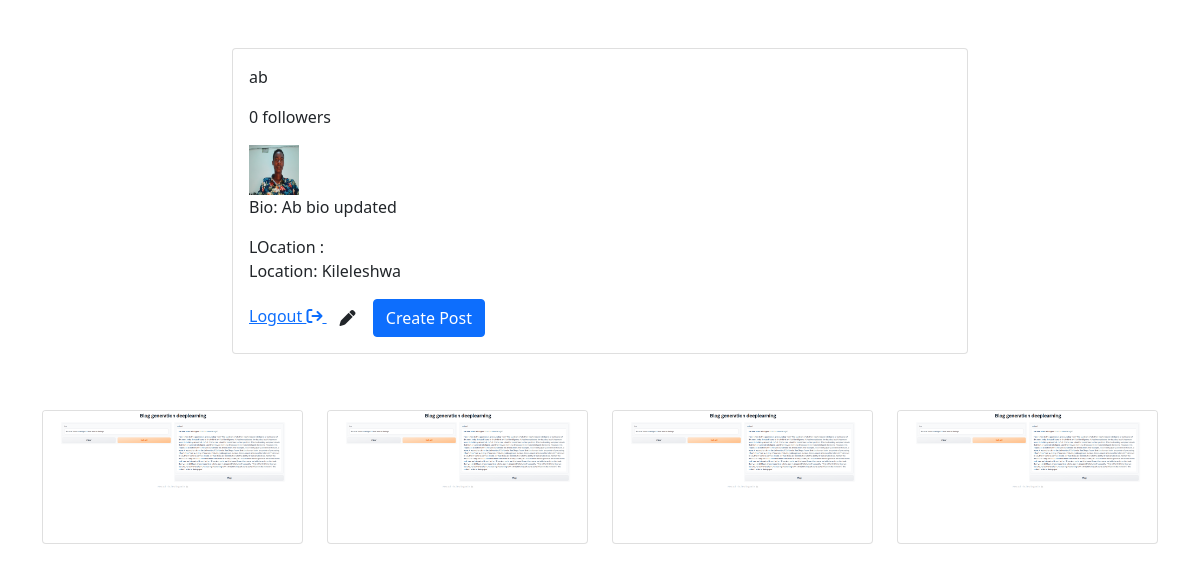
Screenshot of /profile/8/ (signed in) with the database file from the repository.
### users/models.py (models this page shows, shortened)
class Profile(models.Model):
    user = models.OneToOneField(User, on_delete=models.CASCADE, related_name='profile')
    image = models.FileField(upload_to='profile/images', null=True, blank=True)
    bio = models.TextField(null=True, blank=True)
    location = models.CharField(max_length=300, null=True, blank=True)
    followers = models.ManyToManyField(User, blank=True, related_name='followers')

### posts/models.py (models this page shows, shortened)
class Post(models.Model):
    title = models.CharField(max_length=300,blank=True)
    image = models.FileField(upload_to="posts/images", blank=True)
    caption = models.TextField(blank=True)
    author = models.ForeignKey(User, on_delete=models.CASCADE, null=True,blank=True)
    likes = models.ManyToManyField(User, blank=True, related_name='likes')
    dislikes = models.ManyToManyField(User, blank=True, related_name='dislikes')

### users/views.py (the view, shortened to what this page needs)
# urls.py: path('profile/<int:id>/', userProfile, name="profile"),
def userProfile(request, id):
    profile = get_object_or_404(Profile, id=id)
    posts = Post.objects.filter(author=profile.user).order_by('-id')
    form = ProfileForm(instance=profile)
    postf = PostForm()
    followers = profile.followers.all()
    no_of_followers = len(followers)
    if len(followers) == 0:
        is_following = False
    for follower in followers:
        if follower == request.user:
            is_following=True
            break
        else:
            is_following=False
    user = profile.user
    context = {
        'profile':profile,
        'user':user,
        'no_of_followers':no_of_followers,
        'is_following':is_following,
        'form':form,
        'posts':posts,
        'postf':postf
    }
    return render(request, 'Posts/profile.html', context)

### templates/Posts/profile.html (shortened to what this page needs)
{% load crispy_forms_tags %}
<!DOCTYPE html>
<html lang="en">
<head>
    <link href="https://cdn.jsdelivr.net/npm/bootstrap@5.0.2/dist/css/bootstrap.min.css" rel="stylesheet">
</head>
<body>
    <div class="container mt-4 mb-4">
        <div class="row mt-4 mb-4">
            <div class="col-md-2"></div>
            <div class="col-md-8 mt-4 mb-4">
                <div class="card">
                    <div class="card-body">
                        {% if user == request.user %}
                            <p class="card-text">{{request.user.username}}</p>
                            <p class="card-text"> {{no_of_followers}}<span> followers</span></p>
                                {% if profile.image %}
                                    <img src="{{profile.image.url}}" class="img-rounded-circle" width="50" height="50" alt="">
                                {% endif %}
                                {% if profile.bio %}
                                    <p class="card-text">Bio: <span>{{profile.bio}}</span></p>
                                {% endif %}
                                {% if profile.location %}
                                LOcation :<p class="card-text">Location: <span>{{profile.location}}</span></p>
                            {% endif %}
                            <a href="{% url 'logout' %}">Logout
                                <i class="fa-solid fa-arrow-right-from-bracket"></i>
                            </a>
                            <button type="button" class="btn " data-bs-toggle="modal" data-bs-target="#exampleModal">
                                <i class="fa-solid fa-pen"></i>
                              </button>
                              <button type="button" class="btn btn-primary" data-bs-toggle="modal" data-bs-target="#postModal">
                                Create Post
                              </button>
                        {% endif %}
                    </div>
                </div>
            </div>
            <div class="col-md-2"></div>
        </div>
    </div>
    {% if posts %}
    <div class="container mt-2 mb-2">
        <div class="row mt-2 mb-2">
            {% for post in posts %}
            <div class="col-md-3">
            <div class="card mt-2 mb-2">
                <img src="{{post.image.url}}"  class="card-img-top" width="150" height="100" alt="">
                <div class="card-body"></div>
            </div>
        </div>
            {% endfor %}
        </div>
    </div>
    {% else %}
    <p class="mt-2 mb-2">No posts yet</p>
    {% endif %}
</body>
</html>

### rows the page displays
Profile: image (picture), bio "Ab bio updated", location "Kileleshwa"
Post: image (picture)
Post: image (picture)
Post: image (picture)
Post: image (picture)

### other values shown
{{ request.user.username }} "ab"
{{ no_of_followers }} "0"
